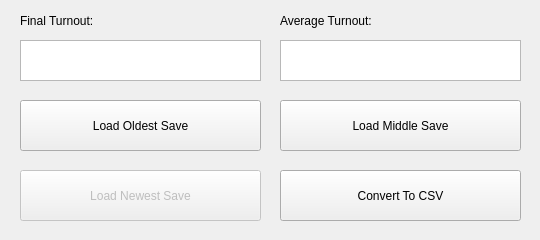
<?xml version="1.0" encoding="UTF-8"?>
<ui version="4.0">
 <class>Main</class>
 <widget class="QMainWindow" name="Main">
  <property name="enabled">
   <bool>true</bool>
  </property>
  <property name="geometry">
   <rect>
    <x>0</x>
    <y>0</y>
    <width>540</width>
    <height>240</height>
   </rect>
  </property>
  <property name="minimumSize">
   <size>
    <width>0</width>
    <height>0</height>
   </size>
  </property>
  <property name="maximumSize">
   <size>
    <width>1161</width>
    <height>806</height>
   </size>
  </property>
  <property name="baseSize">
   <size>
    <width>1161</width>
    <height>681</height>
   </size>
  </property>
  <property name="windowTitle">
   <string>Coronavirus Minority Game</string>
  </property>
  <widget class="QWidget" name="centralwidget">
   <property name="enabled">
    <bool>true</bool>
   </property>
   <widget class="QPushButton" name="oldButton">
    <property name="geometry">
     <rect>
      <x>20</x>
      <y>100</y>
      <width>241</width>
      <height>51</height>
     </rect>
    </property>
    <property name="text">
     <string>Load Oldest Save</string>
    </property>
   </widget>
   <widget class="QTextEdit" name="finalTextEdit">
    <property name="geometry">
     <rect>
      <x>20</x>
      <y>40</y>
      <width>241</width>
      <height>41</height>
     </rect>
    </property>
    <property name="placeholderText">
     <string/>
    </property>
   </widget>
   <widget class="QTextEdit" name="avgTextEdit">
    <property name="geometry">
     <rect>
      <x>280</x>
      <y>40</y>
      <width>241</width>
      <height>41</height>
     </rect>
    </property>
    <property name="placeholderText">
     <string/>
    </property>
   </widget>
   <widget class="QLabel" name="finalLabel">
    <property name="geometry">
     <rect>
      <x>20</x>
      <y>10</y>
      <width>421</width>
      <height>21</height>
     </rect>
    </property>
    <property name="text">
     <string>Final Turnout:</string>
    </property>
   </widget>
   <widget class="QLabel" name="avgLabel">
    <property name="geometry">
     <rect>
      <x>280</x>
      <y>10</y>
      <width>421</width>
      <height>21</height>
     </rect>
    </property>
    <property name="text">
     <string>Average Turnout:</string>
    </property>
   </widget>
   <widget class="QPushButton" name="midButton">
    <property name="enabled">
     <bool>true</bool>
    </property>
    <property name="geometry">
     <rect>
      <x>280</x>
      <y>100</y>
      <width>241</width>
      <height>51</height>
     </rect>
    </property>
    <property name="text">
     <string>Load Middle Save</string>
    </property>
   </widget>
   <widget class="QPushButton" name="newButton">
    <property name="enabled">
     <bool>false</bool>
    </property>
    <property name="geometry">
     <rect>
      <x>20</x>
      <y>170</y>
      <width>241</width>
      <height>51</height>
     </rect>
    </property>
    <property name="text">
     <string>Load Newest Save</string>
    </property>
   </widget>
   <widget class="QPushButton" name="csvButton">
    <property name="enabled">
     <bool>true</bool>
    </property>
    <property name="geometry">
     <rect>
      <x>280</x>
      <y>170</y>
      <width>241</width>
      <height>51</height>
     </rect>
    </property>
    <property name="text">
     <string>Convert To CSV</string>
    </property>
   </widget>
  </widget>
 </widget>
 <resources/>
 <connections/>
</ui>
